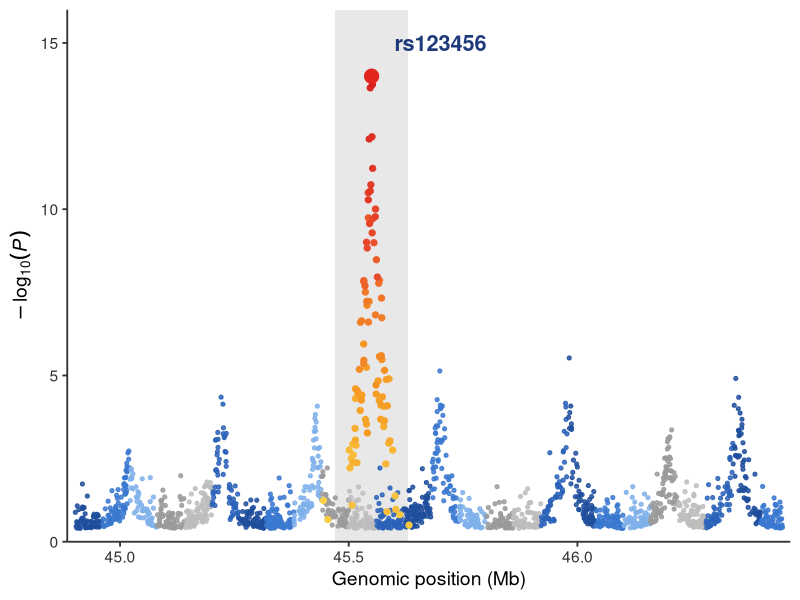

The R script that drew this image: (Note: this script raises an error after producing the figure.)
#!/usr/bin/env Rscript
# Overview schematic: a stylised regional pQTL plot ("identify genetic signals for
# protein levels") for the study-overview figure.
#
# The data are SIMULATED -- this is an illustration, not a result. Background SNPs
# are drawn as noise in LD blocks coloured blue/grey; one signal peaks at a lead SNP,
# its neighbours coloured by a simulated r2 to the lead (yellow -> orange -> red).
#
# A second panel, overview_coloc.svg, shows colocalization: a protein pQTL and a gene
# eQTL track peaking at the same (purple) variant. A third, overview_cistrans.svg,
# shows a cis and a trans pQTL on one protein track. All share one
# theme and palette so they sit together in the schematic.
#
# Output (in output/overview_plot/):
#   overview_locus.svg  (regional pQTL plot)
#   overview_coloc.svg  (pQTL / eQTL colocalization)
#   overview_cistrans.svg (cis- vs trans-pQTL, one coloc-style pQTL track)
#   overview_cistrans_coloc.svg (cis/trans beside an eQTL / pQTL / GWAS coloc stack,
#     one image so both halves share a font size)
# Usage:
#   Rscript code/09_statistical_analysis/overview_plot.R [out_dir]

suppressPackageStartupMessages({library(ggplot2); library(patchwork)})

DEFAULT_OUT <- "output/overview_plot"
args <- commandArgs(trailingOnly = TRUE)
OUT_DIR <- if (length(args) >= 1) args[1] else DEFAULT_OUT
dir.create(OUT_DIR, showWarnings = FALSE, recursive = TRUE)

set.seed(7)

# ---- parameters --------------------------------------------------------------
LEAD_POS  <- 45.55      # Mb
LEAD_LOGP <- 14
LEAD_ID   <- "rs123456"
WIN       <- c(44.9, 46.45)
SHADE     <- c(LEAD_POS - 0.08, LEAD_POS + 0.08)
N_BG      <- 1800
N_PEAK    <- 90

# ---- background: noise in LD blocks, blue/grey ------------------------------
bg <- data.frame(pos = sort(runif(N_BG, WIN[1], WIN[2])))
bg$block <- floor((bg$pos - WIN[1]) / 0.06)
block_col <- c("#1f4e9c", "#3a78d0", "#7fb0ea", "#9a9a9a", "#bdbdbd", "#2b62b8")
bg$col <- block_col[(bg$block %% length(block_col)) + 1]
# a few sub-threshold bumps that taper away from their centre, so the background
# is not flat but no second signal competes with the lead
bump_at <- c(45.02, 45.22, 45.43, 45.70, 45.98, 46.20, 46.35)
bump_h  <- c(3, 5, 4, 5.5, 6, 3.5, 6)
near <- sapply(bg$pos, function(x) {
  d <- abs(x - bump_at); i <- which.min(d); bump_h[i] * exp(-d[i] / 0.015)
})
bg$logp <- 0.4 + -log10(runif(N_BG)) * 0.6 + near * runif(N_BG, 0.2, 1)

# ---- signal: SNPs in LD with the lead ---------------------------------------
pk <- data.frame(pos = LEAD_POS + rnorm(N_PEAK, 0, 0.03))
pk$r2 <- pmin(1, exp(-abs(pk$pos - LEAD_POS) / 0.03) * runif(N_PEAK, 0.4, 1.05))
pk$logp <- pmax(0.5, LEAD_LOGP * pk$r2 + rnorm(N_PEAK, 0, 0.6))
pk <- pk[order(pk$r2), ]
lead <- data.frame(pos = LEAD_POS, logp = LEAD_LOGP)

# ---- shared style -----------------------------------------------------------
BASE_SIZE <- 14
NAVY      <- "#1f3a7a"
PURPLE    <- "#7b2cbf"
theme_overview <- theme_classic(base_size = BASE_SIZE) +
  theme(axis.line = element_line(colour = "grey20"),
        axis.text = element_text(colour = "grey20"))
ylab_logp <- expression(-log[10](italic(P)))

# ---- figure 1: regional pQTL plot --------------------------------------------
p <- ggplot() +
  annotate("rect", xmin = SHADE[1], xmax = SHADE[2], ymin = -Inf, ymax = Inf,
           fill = "grey85", alpha = 0.6) +
  geom_point(data = bg, aes(pos, logp, colour = I(col)), size = 1.1, alpha = 0.85) +
  geom_point(data = pk, aes(pos, logp, colour = r2), size = 1.8) +
  scale_colour_gradientn(colours = c("#f7d34a", "#f59a23", "#e8472b", "#d7191c"),
                         limits = c(0, 1), guide = "none") +
  geom_point(data = lead, aes(pos, logp), colour = "#e3261d", size = 4.5) +
  annotate("text", x = LEAD_POS + 0.05, y = LEAD_LOGP + 1, label = LEAD_ID,
           hjust = 0, colour = NAVY, fontface = "bold", size = 5.5) +
  scale_x_continuous(breaks = c(45, 45.5, 46), labels = c("45.0", "45.5", "46.0"),
                     limits = WIN, expand = c(0.01, 0)) +
  scale_y_continuous(limits = c(0, 16), breaks = c(0, 5, 10, 15),
                     expand = c(0, 0)) +
  labs(x = "Genomic position (Mb)", y = ylab_logp) +
  theme_overview

# ---- shared QTL track (figures 2 and 3) --------------------------------------
# Grey background SNPs, one or more peaks, a dashed 5e-8 line; peak SNPs above the
# line take the track colour, those below are grey; each lead is a purple diamond.
# Protein tracks are blue, gene green -- the database portal's entity colours
# (code/proteogenomic_database_app/www/bf_home.css), one flat colour per track.
N_BG2   <- 220
N_PK2   <- 40
TOP2    <- 8
YMAX2   <- 10.5
SIG2    <- 3        # where the 5e-8 line sits on this unlabelled axis
DIAMOND <- 5
BLUE_PAL  <- "#3d6fa5"
GREEN_PAL <- "#3f8f6b"
AMBER_PAL <- "#b5761f"   # disease

# evenly spaced around the lead (plus jitter), so every draw has SNPs close to it
track_peak <- function(lead, top, cols) {
  pk <- data.frame(pos = lead + seq(-0.15, 0.15, length.out = N_PK2) +
                     rnorm(N_PK2, 0, 0.004))
  pk$r2 <- exp(-abs(pk$pos - lead) / 0.06) * runif(N_PK2, 0.6, 1)
  pk$logp <- pmax(0.5, (top - 0.8) * pk$r2 + rnorm(N_PK2, 0, 0.3))
  pk$col <- colorRampPalette(cols)(100)[ceiling(pmax(0.01, pk$r2) * 100)]
  pk[order(pk$r2), ]
}

# `under`: layers drawn beneath the points (the coloc line, the cis band); `win` is
# the x range, and the background SNP count scales with its width so a narrower
# track keeps the same density
qtl_track <- function(seed, leads, tops, cols, under = NULL, win = WIN) {
  set.seed(seed)
  n_bg <- round(N_BG2 * diff(win) / diff(WIN))
  bg <- data.frame(pos = runif(n_bg, win[1], win[2]))
  bg$logp <- 0.15 + rexp(n_bg, 1 / 0.45)
  pk <- do.call(rbind, lapply(seq_along(leads), function(i)
    track_peak(leads[i], tops[i], cols)))
  sig <- pk$logp >= SIG2
  ggplot() + under +
    geom_point(data = rbind(bg, pk[!sig, c("pos", "logp")]), aes(pos, logp),
               colour = "grey65", size = 1.6, alpha = 0.85) +
    geom_hline(yintercept = SIG2, linetype = "dashed", colour = "grey55") +
    geom_point(data = pk[sig, ], aes(pos, logp, colour = I(col)), size = 2.2) +
    annotate("point", x = leads, y = tops, shape = 18, size = DIAMOND,
             colour = PURPLE) +
    scale_x_continuous(limits = win, expand = c(0.01, 0)) +
    scale_y_continuous(limits = c(0, YMAX2), expand = c(0, 0)) +
    labs(x = "Genomic position", y = ylab_logp) +
    theme_overview +
    theme(axis.text = element_blank(), axis.ticks = element_blank(),
          axis.title.x = element_text(margin = margin(t = 8)))
}

# ---- figure 2: pQTL / eQTL colocalization ------------------------------------
# One simulated causal variant at LEAD_POS drives both traits; each track gets its
# own noise so the two peaks look alike but not identical.
# A narrower window centred on the lead keeps the peak in the middle.
COLOC_WIN  <- LEAD_POS + c(-0.3, 0.3)
coloc_line <- geom_vline(xintercept = LEAD_POS, linetype = "dashed", colour = "grey55")
p_pqtl <- qtl_track(11, LEAD_POS, TOP2, BLUE_PAL, coloc_line, win = COLOC_WIN)
p_eqtl <- qtl_track(12, LEAD_POS, TOP2, GREEN_PAL, coloc_line, win = COLOC_WIN)
p2 <- p_pqtl | p_eqtl

# ---- figure 3: cis vs trans --------------------------------------------------
# One protein track with a cis peak inside a grey band marking the cis region and
# a trans peak outside it.
CIS_POS   <- 45.30
TRANS_POS <- 46.05
CIS_WIN   <- 0.22                  # half-width of the cis region, grey band
CT_WIN    <- c(44.98, 46.32)       # x range, trimmed of empty background at both ends
# The band's label matches the pipeline's cis definition (code/02_protein_qc/
# 03_annot_ensg.R: gene start/end -/+ 500 kb). It sits beside the band with a leader
# line, keeping the space above the peaks for the cis-/trans-pQTL labels.
NOTE_Y <- 5.8
cis_band <- list(
  annotate("rect", xmin = CIS_POS - CIS_WIN, xmax = CIS_POS + CIS_WIN,
           ymin = -Inf, ymax = Inf, fill = "grey85", alpha = 0.6),
  annotate("segment", x = CIS_POS + CIS_WIN - 0.03, xend = CIS_POS + CIS_WIN + 0.04,
           y = NOTE_Y, yend = NOTE_Y, colour = "grey35", linewidth = 0.4),
  annotate("text", x = CIS_POS + CIS_WIN + 0.05, y = NOTE_Y, hjust = 0,
           label = "encoding gene\n±500 kb", colour = "grey35", size = 4.6,
           lineheight = 0.9))
p3 <- qtl_track(13, c(CIS_POS, TRANS_POS), c(TOP2, 7), BLUE_PAL, cis_band,
                win = CT_WIN) +
  annotate("text", x = c(CIS_POS, TRANS_POS), y = c(TOP2, 7) + 1.2,
           label = c("bolditalic(\"cis\")*bold(\"-pQTL\")", "bolditalic(\"trans\")*bold(\"-pQTL\")"),
           parse = TRUE, colour = BLUE_PAL, size = 4.6)

# ---- figure 4: cis/trans beside a coloc stack ----------------------------------
# eQTL -> pQTL -> GWAS share one lead; each track names itself top-left, only the
# middle one carries the y title and only the bottom one the x title.
stack_track <- function(seed, col, lab, pos = c("top", "mid", "bottom")) {
  pos <- match.arg(pos)
  qtl_track(seed, LEAD_POS, TOP2, col, coloc_line, win = COLOC_WIN) +
    annotate("text", x = COLOC_WIN[1], y = Inf, label = lab, colour = col,
             fontface = "bold", size = 4.6, hjust = 0, vjust = 1.3) +
    theme(axis.title.y = if (pos == "mid") element_text() else element_blank(),
          axis.title.x = if (pos == "bottom") element_text(margin = margin(t = 8))
                         else element_blank(),
          plot.margin = margin(2, 5.5, 2, 5.5))
}
p_stack <- stack_track(12, GREEN_PAL, "eQTL", "top") /
  stack_track(11, BLUE_PAL, "pQTL", "mid") /
  stack_track(26, AMBER_PAL, "GWAS", "bottom")
p4 <- (p3 | plot_spacer() | p_stack) + plot_layout(widths = c(4.2, 0.6, 3.2))

# ---- write -------------------------------------------------------------------
outs <- list(overview_locus.svg = list(p, 5.5, 3.2),
             overview_coloc.svg = list(p2, 5, 2.5),
             overview_cistrans.svg = list(p3, 4.2, 3.8),
             overview_cistrans_coloc.svg = list(p4, 8.2, 3.8))
for (nm in names(outs)) {
  f <- file.path(OUT_DIR, nm)
  ggsave(f, outs[[nm]][[1]], width = outs[[nm]][[2]], height = outs[[nm]][[3]])
  if (!file.exists(f)) stop("not written: ", f)
}
message("overview_plot.R: wrote ", paste(names(outs), collapse = ", "), " to ", OUT_DIR)
